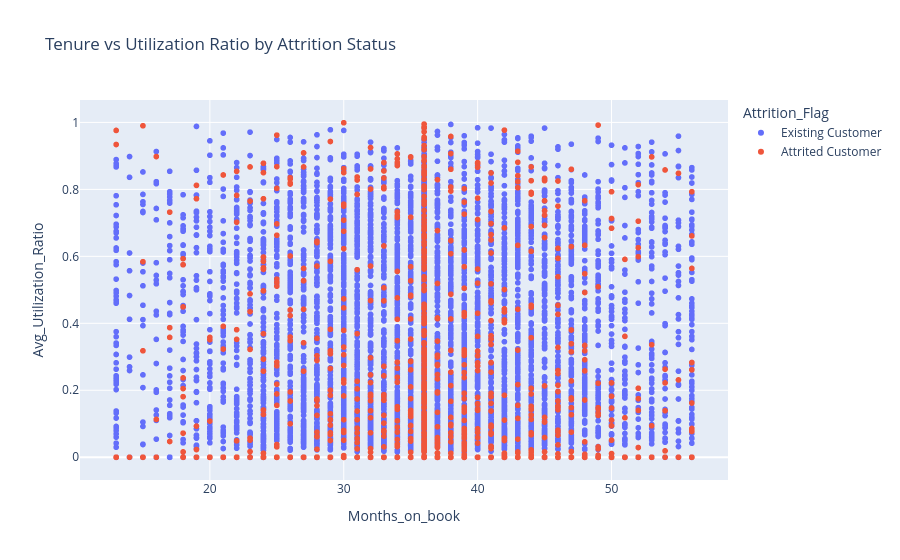

Notebook source saved alongside this figure:
### Markdown cell above
### Interactive - Tenure vs Utilization Ration By Attrition Status (Plotly)

### Code cell
fig = px.scatter(df_clean, x='Months_on_book', y='Avg_Utilization_Ratio', color='Attrition_Flag',
                  title='Tenure vs Utilization Ratio by Attrition Status')
fig.show()

### Figure 1 — Plotly figure (JSON) as saved in the notebook; plotly's stock layout.template omitted (floating-point values rounded to 4 significant figures; data arrays with more than 128 entries replaced by an {"elided": "..."} marker saying what was removed)
{"data": [{"hovertemplate": "Attrition_Flag=Existing Customer<br>Months_on_book=%{x}<br>Avg_Utilization_Ratio=%{y}<extra></extra>", "legendgroup": "Existing Customer", "marker": {"color": "#636efa", "symbol": "circle"}, "mode": "markers", "name": "Existing Customer", "showlegend": true, "type": "scattergl", "x": {"elided": "8500 int values"}, "xaxis": "x", "y": {"elided": "8500 float values"}, "yaxis": "y"}, {"hovertemplate": "Attrition_Flag=Attrited Customer<br>Months_on_book=%{x}<br>Avg_Utilization_Ratio=%{y}<extra></extra>", "legendgroup": "Attrited Customer", "marker": {"color": "#EF553B", "symbol": "circle"}, "mode": "markers", "name": "Attrited Customer", "showlegend": true, "type": "scattergl", "x": {"elided": "1627 int values"}, "xaxis": "x", "y": {"elided": "1627 float values"}, "yaxis": "y"}], "layout": {"legend": {"title": {"text": "Attrition_Flag"}, "tracegroupgap": 0}, "title": {"text": "Tenure vs Utilization Ratio by Attrition Status"}, "xaxis": {"anchor": "y", "domain": [0, 1], "title": {"text": "Months_on_book"}}, "yaxis": {"anchor": "x", "domain": [0, 1], "title": {"text": "Avg_Utilization_Ratio"}}}}
